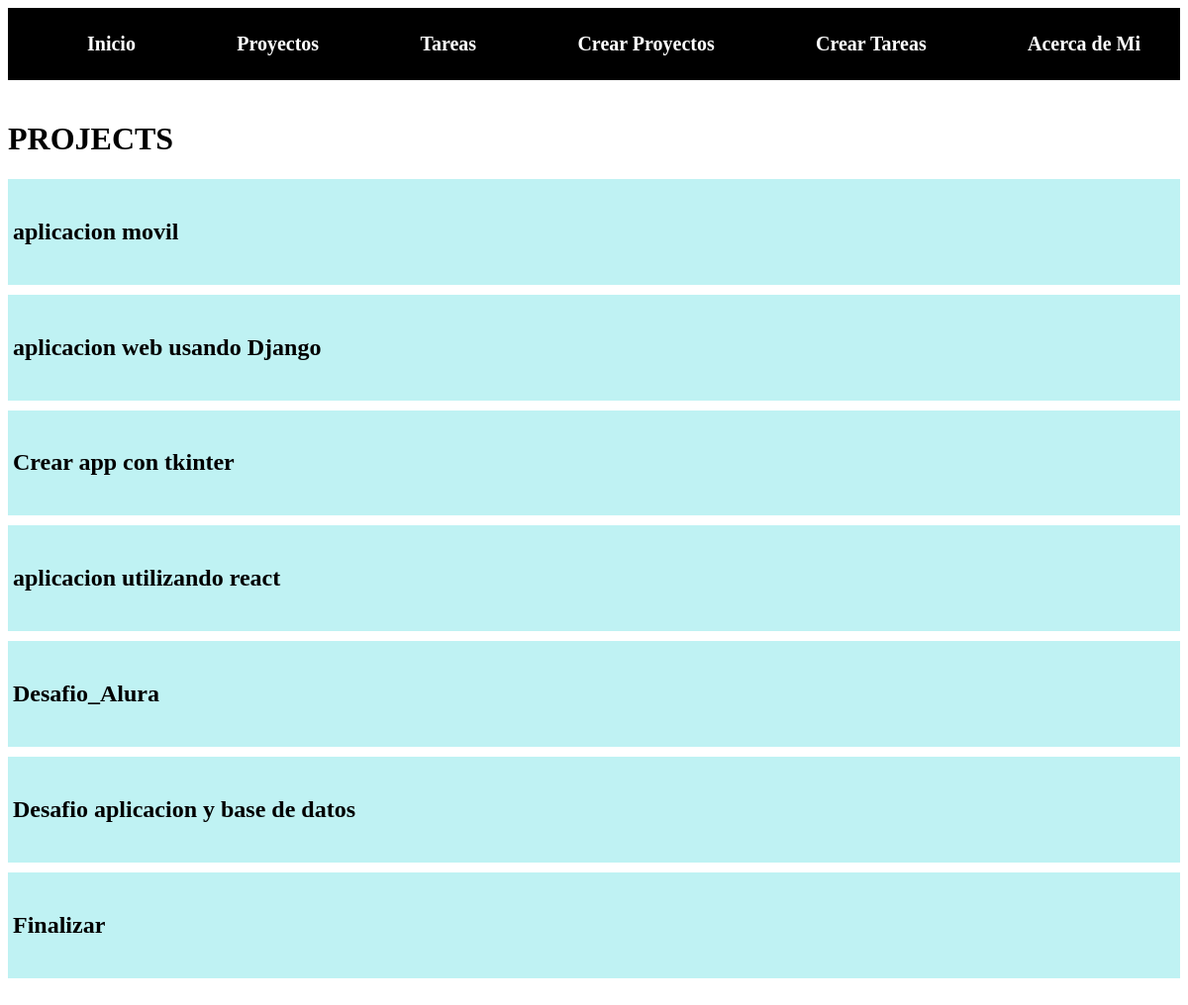
/projects/, run on the app's committed database.
### myapp/models.py (models this page shows, shortened)
class Project(models.Model):
    name = models.CharField(max_length=200)

### myapp/views.py (the view)
# urls.py: path('projects/', views.projects, name="projects"),
def projects(request):
    projects =Project.objects.all()
    return render(request, 'projects/projects.html',{
        'projects': projects
    })

### myapp/templates/projects/projects.html
{% extends 'layouts/base.html' %}
{% block content %}
    <h1>PROJECTS</h1>
    {% for project in projects %}
        <article class="card">
            <li>
                <a href="{% url 'project_detail' project.id %}">
                    <h1>{{project.name}}</h1>
                </a>
            </li>
        </article>
    {% endfor %}
{% endblock content %}

### myapp/static/styles/index.css (style rules this page uses)
.card { background: rgb(191, 242, 243) ; padding: 20px 5px; margin-bottom: 10px; list-style: none; }
.card li a { text-decoration: none; color: #000000; }

### data on the page
Project: name "aplicacion movil"
Project: name "aplicacion web usando Django"
Project: name "Crear app con tkinter"
Project: name "aplicacion utilizando react"
Project: name "Desafio_Alura"
Project: name "Desafio aplicacion y base de datos"
Project: name "Finalizar"
